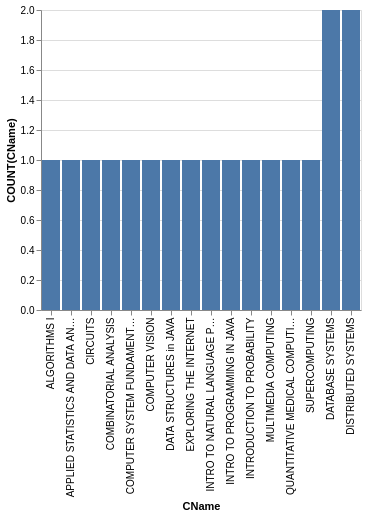

Vega-Lite specification stored for this chart:
### Vega-Lite specification from a JSON file in a GitHub repository (floating-point values rounded to 4 significant figures)
{"data": {"values": [{"x_data": "ALGORITHMS I", "y_data": 1}, {"x_data": "APPLIED STATISTICS AND DATA ANALYSIS", "y_data": 1}, {"x_data": "CIRCUITS", "y_data": 1}, {"x_data": "COMBINATORIAL ANALYSIS", "y_data": 1}, {"x_data": "COMPUTER SYSTEM FUNDAMENTALS", "y_data": 1}, {"x_data": "COMPUTER VISION", "y_data": 1}, {"x_data": "DATA STRUCTURES in JAVA", "y_data": 1}, {"x_data": "EXPLORING THE INTERNET", "y_data": 1}, {"x_data": "INTRO TO NATURAL LANGUAGE PROCESSING", "y_data": 1}, {"x_data": "INTRO TO PROGRAMMING IN JAVA", "y_data": 1}, {"x_data": "INTRODUCTION TO PROBABILITY", "y_data": 1}, {"x_data": "MULTIMEDIA COMPUTING", "y_data": 1}, {"x_data": "QUANTITATIVE MEDICAL COMPUTING", "y_data": 1}, {"x_data": "SUPERCOMPUTING", "y_data": 1}, {"x_data": "DATABASE SYSTEMS", "y_data": 2}, {"x_data": "DISTRIBUTED SYSTEMS", "y_data": 2}]}, "mark": "bar", "encoding": {"x": {"field": "x_data", "type": "nominal", "title": "CName", "sort": {"op": "sum", "field": "y_data", "order": "ascending"}}, "y": {"field": "y_data", "type": "quantitative", "title": "COUNT(CName)"}}}
